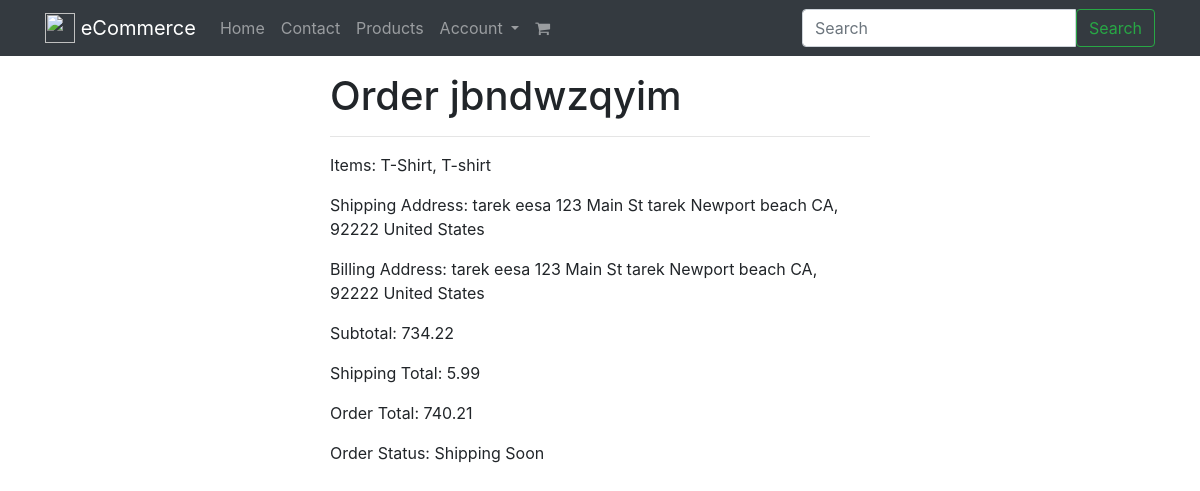
The page /orders/jbndwzqyim/ (signed in) on the database its author committed.
### orders/models.py (models this page shows, shortened)
class Order(models.Model):
    billing_profile     = models.ForeignKey(BillingProfile, null=True, blank=True,on_delete=models.CASCADE)
    order_id            = models.CharField(max_length=120, blank=True) # AB31DE3
    shipping_address    = models.ForeignKey(Address, related_name="shipping_address",null=True, blank=True,on_delete=models.CASCADE)
    billing_address     = models.ForeignKey(Address, related_name="billing_address", null=True, blank=True,on_delete=models.CASCADE)
    shipping_address_final    = models.TextField(blank=True, null=True)
    billing_address_final     = models.TextField(blank=True, null=True)
    cart                = models.ForeignKey(Cart,on_delete=models.CASCADE)
    status              = models.CharField(max_length=120, default='created', choices=ORDER_STATUS_CHOICES)
    shipping_total      = models.DecimalField(default=5.99, max_digits=100, decimal_places=2)
    total               = models.DecimalField(default=0.00, max_digits=100, decimal_places=2)
    active              = models.BooleanField(default=True)
    updated             = models.DateTimeField(auto_now=True)
    timestamp           = models.DateTimeField(auto_now_add=True)
    objects = OrderManager()
    class Meta:
       ordering = ['-timestamp', '-updated']
    def get_status(self):
        if self.status == "refunded":
            return "Refunded order"
        elif self.status == "shipped":
            return "Shipped"
        return "Shipping Soon"

### products/models.py (models this page shows, shortened)
class Product(models.Model):
    title           = models.CharField(max_length=120)
    slug            = models.SlugField(blank=True, unique=True)
    description     = models.TextField()
    price           = models.DecimalField(decimal_places=2, max_digits=20, default=39.99)
    fee             = models.PositiveIntegerField(default=50)
    image           = models.ImageField(upload_to=upload_image_path, null=True, blank=True)
    seller          = models.ForeignKey(Seller, on_delete=models.CASCADE, null=True, blank=True)
    featured        = models.BooleanField(default=False)
    active          = models.BooleanField(default=True)
    timestamp       = models.DateTimeField(auto_now_add=True)
    is_digital      = models.BooleanField(default=False) # User Library
    quantity        = models.IntegerField(default=1)
    quantity_price  = models.DecimalField(decimal_places=2, max_digits=20,default=0)
    objects = ProductManager()
    def __str__(self):
        return self.title

### carts/models.py (models this page shows, shortened)
class Cart(models.Model):
    user        = models.ForeignKey(User, null=True, blank=True,on_delete=models.CASCADE)
    products    = models.ManyToManyField(Product, blank=True)
    subtotal    = models.DecimalField(default=0.00, max_digits=100, decimal_places=2)
    total       = models.DecimalField(default=0.00, max_digits=100, decimal_places=2)
    updated     = models.DateTimeField(auto_now=True)
    timestamp   = models.DateTimeField(auto_now_add=True)
    objects = CartManager()

### orders/views.py (the view)
# urls.py: url(r'^(?P<order_id>[0-9A-Za-z]+)/$', OrderDetailView.as_view(), name='detail'),
class OrderDetailView(LoginRequiredMixin, DetailView):
    def get_object(self):
        qs = Order.objects.by_request(
                    self.request
                ).filter(
                    order_id = self.kwargs.get('order_id')
                )
        if qs.count() == 1:
            return qs.first()
        raise Http404

### billing/models.py (called while the page is built)
    def new_or_get(self, request):
        user = request.user
        guest_email_id = request.session.get('guest_email_id')
        created = False
        obj = None
        if user.is_authenticated:
            obj, created = self.model.objects.get_or_create(
                            user=user, email=user.email)
        elif guest_email_id is not None:
            'guest user checkout; auto reloads payment stuff'
            guest_email_obj = GuestEmail.objects.get(id=guest_email_id)
            obj, created = self.model.objects.get_or_create(
                                            email=guest_email_obj.email)
        else:
            pass
        return obj, created

### orders/models.py (called while the page is built)
    def by_request(self, request):
        billing_profile, created = BillingProfile.objects.new_or_get(request)
        return self.filter(billing_profile=billing_profile)

    def get_queryset(self):
        return OrderManagerQuerySet(self.model, using=self._db)

    def by_request(self, request):
        return self.get_queryset().by_request(request)

### products/models.py (called while the page is built)
    def active(self):
        return self.filter(active=True)

    def get_queryset(self):
        return ProductQuerySet(self.model, using=self._db)

    def all(self):
        return self.get_queryset().active()

### orders/templates/orders/order_detail.html
{% extends "base.html" %}
{% block content %}
 <div class='row'>
    <div class='col-12 col-md-6 mx-auto'>
         <h1>Order {{ object.order_id }}</h1>
          <hr/>
    </div>
</div>
<div class='row'>
    <div class='col-12 col-md-6 mx-auto'>
<p>Items: {% for product in object.cart.products.all %}{{ product }}{% if not forloop.last %}, {% endif %}{% endfor %}</p>
<p>Shipping Address: {{ object.shipping_address_final }}</p>
<p>Billing Address: {{ object.billing_address_final }}</p>
<p>Subtotal: {{ object.cart.total }}</p>
<p>Shipping Total: {{ object.shipping_total }}</p>
<p>Order Total: {{ object.total }}</p>
<p>Order Status: {{ object.get_status }}</p>
</div>
{% endblock %}

### rows shown on the page
Order: order_id "jbndwzqyim", shipping_address_final "tarek eesa 123 Main St tarek Newport beach CA, 92222 United States", billing_address_final "tarek eesa 123 Main St tarek Newport beach CA, 92222 United States", cart.total "734.22", shipping_total "5.99", total "740.21", get_status "Shipping Soon"
Product: title "T-Shirt"
Product: title "T-shirt"

### other values the page prints
{{ brand_name }} "eCommerce"
